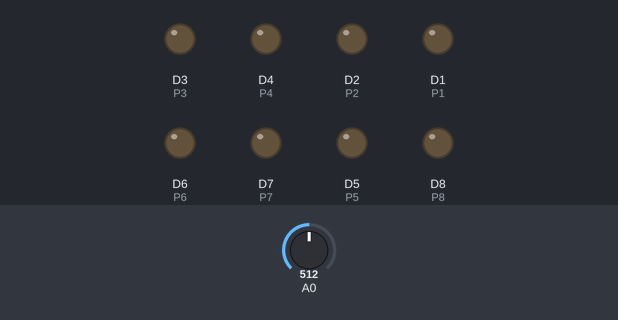
Recording of a sketch running on a simulated ESP8266 (NodeMCU). On the bench: output pins drawn as LEDs (lit = HIGH). The test bench sets the inputs (shaded band); at power-on: A0 = 512. WiFi joins after 1.5 s; servers stay silent unless stated; uploads are accepted with an empty reply; what the sketch prints to the serial monitor is not drawn.

Above: at 0.8 s.
At 1.73 s:
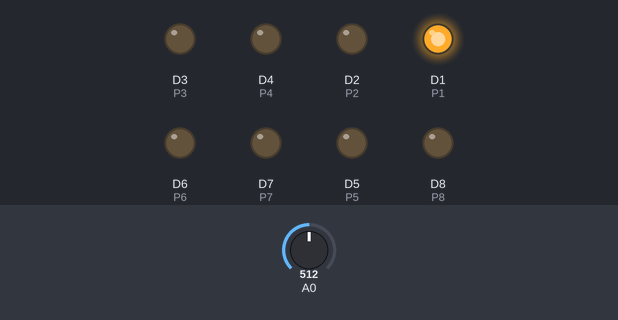
At 1.88 s:
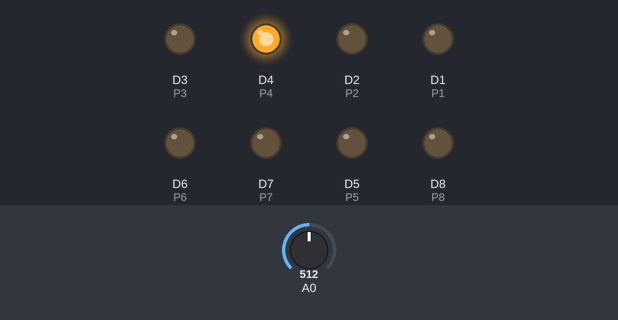
At 2.03 s:
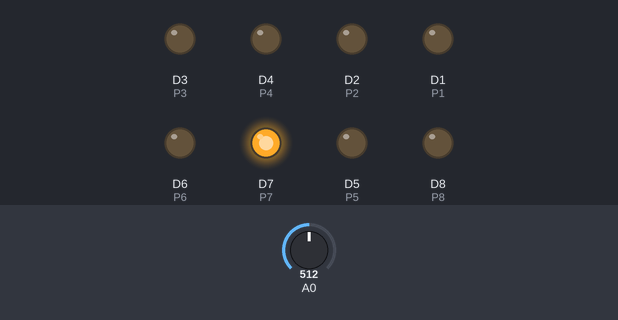
At 2.3 s:
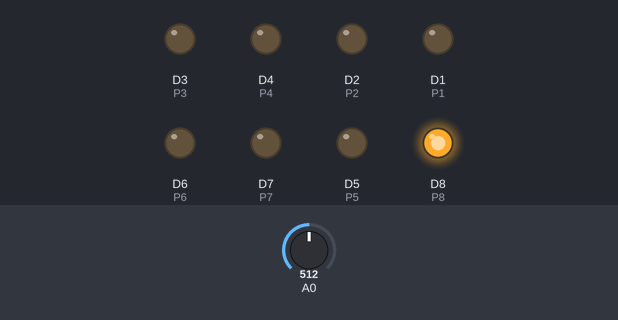
At 2.93 s:
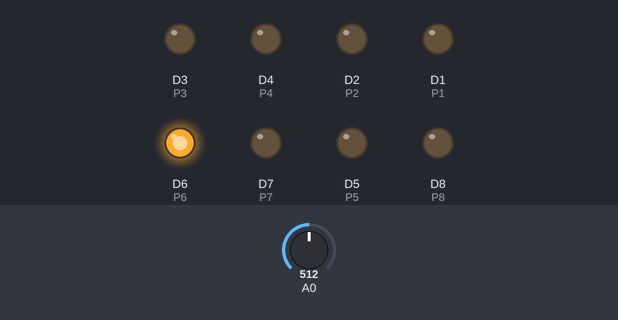
Timing chart, 0 to 3.2 s (numbered marks = the images above):
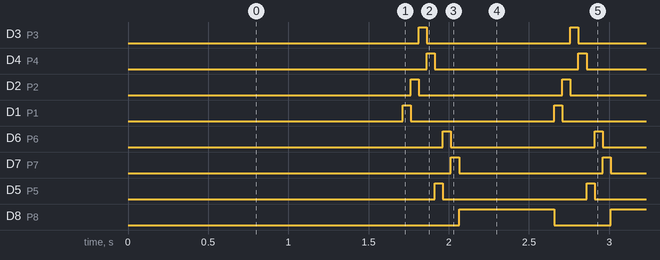

Measured:
- by itself, D3 (P3), D4 (P4), D2 (P2), D1 (P1), D6 (P6), D7 (P7), D5 (P5): alternates HIGH for 0.05 s and LOW for 0.90 s
- by itself, D8 (P8): alternates HIGH for 0.59 s and LOW for 0.35 s
- by itself, everything shown: repeats every 0.95 s, in 8 steps

The sketch:

14-sendata-mux.ino
```cpp
/*Reads values between 0-1023 for each LDR.
 * In calibration mode, it gets that max value
 * In non-calibration mode, it normalizes the value to 0.0 - 1.0
 * and sends data to server
*/
#include <ESP8266WiFi.h>
#include <ESP8266HTTPClient.h>

const char* ssid     = "iot";
const char* password = "iot999";
String ServerIP = "192.168.1.38"; //Paul Asus  MAC: 40:E2:30:CC:1E:8D
//String ServerIP = "192.168.1.88"; //Darren PC MAC: CC:B0:DA:CA:EA:D1


#define P1 D1
#define P2 D2
#define P3 D3
#define P4 D4
#define P5 D5
#define P6 D6
#define P7 D7
#define P8 D8


int P1MAX = 10000, P2MAX  = 10000, P3MAX  = 10000, P4MAX  = 10000, P5MAX = 10000, P6MAX  = 10000, P7MAX  = 10000, P8MAX  = 10000;
float P1NORM = 0, P2NORM = 0, P3NORM = 0, P4NORM = 0, P5NORM = 0, P6NORM = 0, P7NORM = 0, P8NORM = 0;

int sensorValue = 0;

//--- Set by getCommand() ---
int CALSTATE = 0;
int cmd = 0;

void setup() {
  Serial.begin(9600);
  //MAC: B4:E6:2D:34:A4:A2
  //IP: 192.168.1.35

  Serial.println("MAC: " + WiFi.macAddress());
  pinMode(P1, OUTPUT);
  pinMode(P2, OUTPUT);
  pinMode(P3, OUTPUT);
  pinMode(P4, OUTPUT);
  pinMode(P5, OUTPUT);
  pinMode(P6, OUTPUT);
  pinMode(P7, OUTPUT);
  pinMode(P8, OUTPUT);
}


void setAllLow(){
  digitalWrite(P1, LOW);
  digitalWrite(P2, LOW);
  digitalWrite(P3, LOW);
  digitalWrite(P4, LOW);
  digitalWrite(P5, LOW);
  digitalWrite(P6, LOW);
  digitalWrite(P7, LOW);
  digitalWrite(P8, LOW);
}

void readPin(int pin){
  setAllLow();
  if(pin == 1) digitalWrite(P1, HIGH);
  if(pin == 2) digitalWrite(P2, HIGH);
  if(pin == 3) digitalWrite(P3, HIGH);
  if(pin == 4) digitalWrite(P4, HIGH);
  if(pin == 5) digitalWrite(P5, HIGH);
  if(pin == 6) digitalWrite(P6, HIGH);
  if(pin == 7) digitalWrite(P7, HIGH);
  if(pin == 8) digitalWrite(P8, HIGH);
  delay(50);
  sensorValue = analogRead(A0);
  if(CALSTATE == 1) {
     if(pin == 1) P1MAX = sensorValue;
     if(pin == 2) P2MAX = sensorValue;
     if(pin == 3) P3MAX = sensorValue;
     if(pin == 4) P4MAX = sensorValue;
     if(pin == 5) P5MAX = sensorValue;
     if(pin == 6) P6MAX = sensorValue;
     if(pin == 7) P7MAX = sensorValue;
     if(pin == 8) P8MAX = sensorValue;
  }

  if(pin == 1) {
    P1NORM = (float)sensorValue/P1MAX;
    Serial.printf("P%d: %d/%d %.2f\n", pin, sensorValue, P1MAX, P1NORM);
  }
  if(pin == 2) {
    P2NORM = (float)sensorValue/P2MAX;
    Serial.printf("P%d: %d/%d %.2f\n", pin, sensorValue, P2MAX, P2NORM);
  }
  if(pin == 3) {
    P3NORM = (float)sensorValue/P3MAX;
    Serial.printf("P%d: %d/%d %.2f\n", pin, sensorValue, P3MAX, P3NORM);
  }
  if(pin == 4) {
    P4NORM = (float)sensorValue/P4MAX;
    Serial.printf("P%d: %d/%d %.2f\n", pin, sensorValue, P4MAX, P4NORM);
  }
  if(pin == 5) {
    P5NORM = (float)sensorValue/P5MAX;
    Serial.printf("P%d: %d/%d %.2f\n", pin, sensorValue, P5MAX, P5NORM);
  }
  if(pin == 6) {
    P6NORM = (float)sensorValue/P6MAX;
    Serial.printf("P%d: %d/%d %.2f\n", pin, sensorValue, P6MAX, P6NORM);
  }
  if(pin == 7) {
    P7NORM = (float)sensorValue/P7MAX;
    Serial.printf("P%d: %d/%d %.2f\n", pin, sensorValue, P7MAX, P7NORM);
  }
  if(pin == 8) {
    P8NORM = (float)sensorValue/P8MAX;
    Serial.printf("P%d: %d/%d %.2f\n", pin, sensorValue, P8MAX, P8NORM);
  }
}

void loop() {
  //getCommandFromSerialMonitor();
  getCommandFromServer();
  for(int i=1; i<=8; i++) readPin(i);
  Serial.println("----------------------");

  sendToServer();
}

void sendToServer(){
  if(WiFi.status() != WL_CONNECTED ){
    Serial.println("Wifi not connected...");
    WiFi.begin(ssid, password);
  }

  while (WiFi.status() != WL_CONNECTED) {
    delay(500);
    Serial.print(".");
  }

  Serial.print("Connected to: "); Serial.println(WiFi.SSID());
  Serial.print("Your IP: "); Serial.println(WiFi.localIP());
  HTTPClient http;

  String datatosend = "/parking/setdata.php?"
  + String("a=") + String(P1NORM) + String("&")
  + String("b=") + String(P2NORM) + String("&")
  + String("c=") + String(P3NORM) + String("&")
  + String("d=") + String(P4NORM) + String("&")
  + String("e=") + String(P5NORM) + String("&")
  + String("f=") + String(P6NORM) + String("&")
  + String("g=") + String(P7NORM) + String("&")
  + String("h=") + String(P8NORM);

  Serial.print("Sensor values: "); Serial.println(datatosend);

  http.begin(ServerIP, 80, datatosend);

  int httpCode = http.GET();

  if(httpCode > 0){
    Serial.printf("GET code: %d\n", httpCode);
    if(httpCode == HTTP_CODE_OK){
      String response = http.getString();
      Serial.println(response);
    }
  } else {
    Serial.printf("GET failed: error: %s\n", http.errorToString(httpCode).c_str());
  }
  http.end();
}

void getCommandFromSerialMonitor(){
  String inStr = Serial.readStringUntil('\n');
   if(inStr.equals("caloff")){
        Serial.println("CAL OFF");
        CALSTATE = 0;
   }else if(inStr.equals("calon")){
       Serial.println("CAL ON");
       CALSTATE = 1;
   }
}

void getCommandFromServer(){
   if(WiFi.status() != WL_CONNECTED ){
    Serial.println("Wifi not connected...");
    WiFi.begin(ssid, password);
  }

  while (WiFi.status() != WL_CONNECTED) {
    delay(500);
    Serial.print(".");
  }

  Serial.print("Connected to: "); Serial.println(WiFi.SSID());
  Serial.print("Your IP: "); Serial.println(WiFi.localIP());
  HTTPClient http;

  String datatosend = "/parking/getcmd.php";

  Serial.print("Get cmd: "); Serial.println(datatosend);

  http.begin(ServerIP, 80, datatosend);

  int httpCode = http.GET();

  if(httpCode > 0){
    Serial.printf("GET code: %d\n", httpCode);
    if(httpCode == HTTP_CODE_OK){
      String response = http.getString();
      CALSTATE = response.toInt();
      Serial.println(response);
       if(CALSTATE==0){
          Serial.println("CAL OFF");
        }else if(CALSTATE==1){
          Serial.println("CAL ON");
       }
    }
  } else {
    Serial.printf("GET failed: error: %s\n", http.errorToString(httpCode).c_str());
  }
  http.end();
}
```
